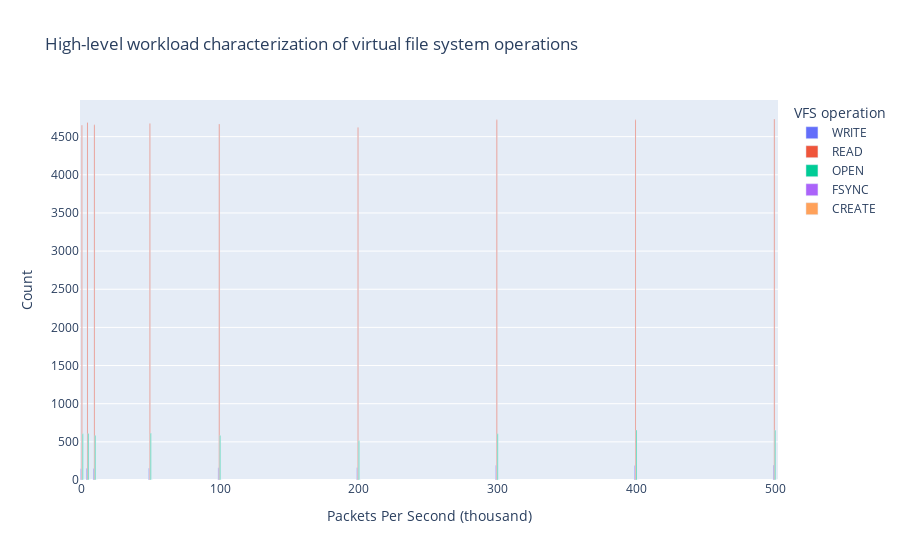

Notebook code cell kept with this figure:
### Code cell
vfsstat_df = spark.read.option("basePath", "../ansible/.results").json(
"../ansible/.results/kpps=*/tool=vfsstat")
vfsstat_fig = px.bar(vfsstat_df.toPandas(), x="kpps", y=["WRITE", "READ", "OPEN", "FSYNC", "CREATE"], barmode='group',
            title="High-level workload characterization of virtual file system operations",
            labels={
                     "kpps": "Packets Per Second (thousand)",
                     "value": "Count",
                     "variable": "VFS operation"
            })
vfsstat_fig.update_traces(textfont_size=12, textangle=0, textposition="outside", cliponaxis=False)
vfsstat_fig.show()
vfsstat_fig.write_image("images/vfsstat.jpeg")
with open(html_output_file, 'a') as f:
    f.write(vfsstat_fig.to_html(full_html=False, include_plotlyjs='cdn'))

### Figure 1 — Plotly figure (JSON) as saved in the notebook; plotly's stock layout.template omitted (floating-point values rounded to 4 significant figures)
{"data": [{"alignmentgroup": "True", "cliponaxis": false, "hovertemplate": "VFS operation=WRITE<br>Packets Per Second (thousand)=%{x}<br>Count=%{y}<extra></extra>", "legendgroup": "WRITE", "marker": {"color": "#636efa", "pattern": {"shape": ""}}, "name": "WRITE", "offsetgroup": "WRITE", "orientation": "v", "showlegend": true, "textangle": 0, "textfont": {"size": 12}, "textposition": "outside", "type": "bar", "x": [200, 10, 5, 50, 1, 400, 500, 300, 100], "xaxis": "x", "y": [160.4, 149.6, 153.6, 153.7, 149.1, 190.2, 195.4, 188.5, 159.8], "yaxis": "y"}, {"alignmentgroup": "True", "cliponaxis": false, "hovertemplate": "VFS operation=READ<br>Packets Per Second (thousand)=%{x}<br>Count=%{y}<extra></extra>", "legendgroup": "READ", "marker": {"color": "#EF553B", "pattern": {"shape": ""}}, "name": "READ", "offsetgroup": "READ", "orientation": "v", "showlegend": true, "textangle": 0, "textfont": {"size": 12}, "textposition": "outside", "type": "bar", "x": [200, 10, 5, 50, 1, 400, 500, 300, 100], "xaxis": "x", "y": [4620.0, 4655.0, 4687.0, 4673.0, 4648.0, 4720.0, 4731.0, 4720.0, 4667.0], "yaxis": "y"}, {"alignmentgroup": "True", "cliponaxis": false, "hovertemplate": "VFS operation=OPEN<br>Packets Per Second (thousand)=%{x}<br>Count=%{y}<extra></extra>", "legendgroup": "OPEN", "marker": {"color": "#00cc96", "pattern": {"shape": ""}}, "name": "OPEN", "offsetgroup": "OPEN", "orientation": "v", "showlegend": true, "textangle": 0, "textfont": {"size": 12}, "textposition": "outside", "type": "bar", "x": [200, 10, 5, 50, 1, 400, 500, 300, 100], "xaxis": "x", "y": [515.0, 581.9, 610.4, 611.4, 606.2, 655.6, 652.1, 605.6, 584.6], "yaxis": "y"}, {"alignmentgroup": "True", "cliponaxis": false, "hovertemplate": "VFS operation=FSYNC<br>Packets Per Second (thousand)=%{x}<br>Count=%{y}<extra></extra>", "legendgroup": "FSYNC", "marker": {"color": "#ab63fa", "pattern": {"shape": ""}}, "name": "FSYNC", "offsetgroup": "FSYNC", "orientation": "v", "showlegend": true, "textangle": 0, "textfont": {"size": 12}, "textposition": "outside", "type": "bar", "x": [200, 10, 5, 50, 1, 400, 500, 300, 100], "xaxis": "x", "y": [0, 0, 0, 0, 0, 0, 0, 0, 0], "yaxis": "y"}, {"alignmentgroup": "True", "cliponaxis": false, "hovertemplate": "VFS operation=CREATE<br>Packets Per Second (thousand)=%{x}<br>Count=%{y}<extra></extra>", "legendgroup": "CREATE", "marker": {"color": "#FFA15A", "pattern": {"shape": ""}}, "name": "CREATE", "offsetgroup": "CREATE", "orientation": "v", "showlegend": true, "textangle": 0, "textfont": {"size": 12}, "textposition": "outside", "type": "bar", "x": [200, 10, 5, 50, 1, 400, 500, 300, 100], "xaxis": "x", "y": [0, 0, 0, 0, 0, 0, 0, 0, 0], "yaxis": "y"}], "layout": {"barmode": "group", "legend": {"title": {"text": "VFS operation"}, "tracegroupgap": 0}, "title": {"text": "High-level workload characterization of virtual file system operations"}, "xaxis": {"anchor": "y", "domain": [0, 1], "title": {"text": "Packets Per Second (thousand)"}}, "yaxis": {"anchor": "x", "domain": [0, 1], "title": {"text": "Count"}}}}
